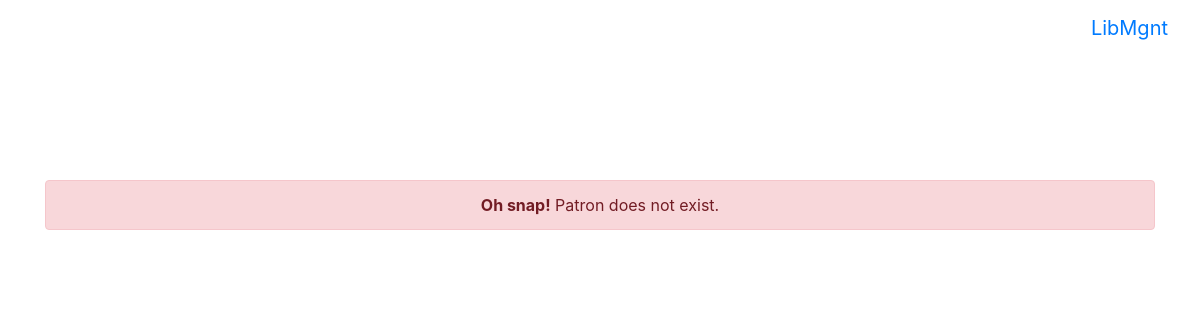
The page /patron/7 (signed in) on the database as committed earlier.
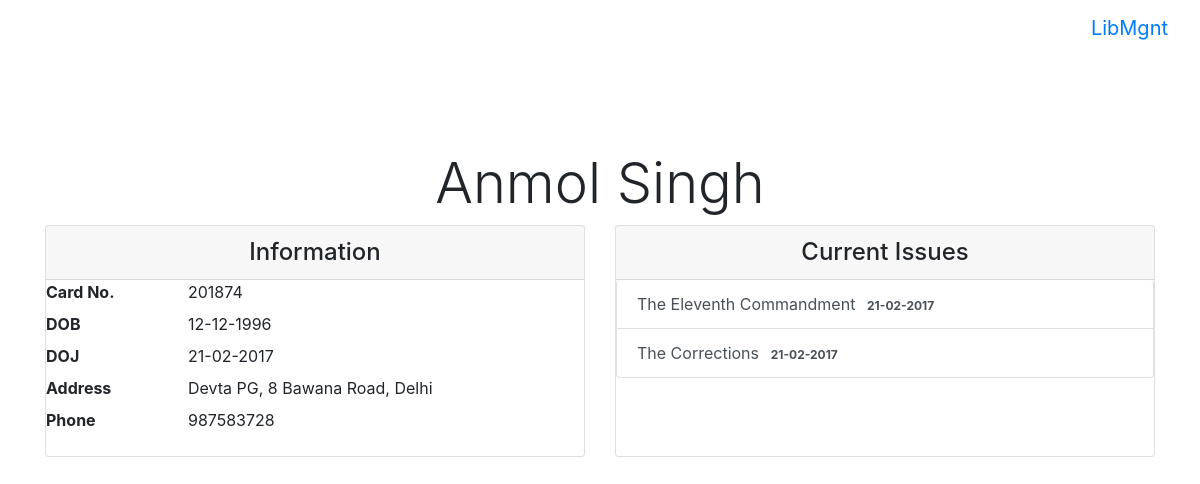
The same page on the database as committed later.
### tables this page shows
CREATE TABLE patron(
	id INTEGER PRIMARY KEY AUTOINCREMENT,
	cardNum INTEGER UNIQUE,
	name VARCHAR(50),
	dob DATE,
	doj DATE,
	address TEXT,
	phone VARCHAR(10),
	borrowLimit INTEGER DEFAULT 2);

CREATE TABLE issue(
	transID INTEGER PRIMARY KEY AUTOINCREMENT,
	bookID INTEGER,
	patronID INTEGER,
	librarianID INTEGER,
	issueDate DATE,
	FOREIGN KEY (bookID) REFERENCES book(id),
	FOREIGN KEY (patronID) REFERENCES patron(id),
	FOREIGN KEY (librarianID) REFERENCES librarian(id));

CREATE TABLE "book" (
	`id`	INTEGER PRIMARY KEY AUTOINCREMENT,
	`title`	VARCHAR(50) NOT NULL,
	`author`	VARCHAR(50) NOT NULL,
	`publishDate`	DATE,
	`publisher`	VARCHAR(50),
	`isbn13`	VARCHAR(13) UNIQUE,
	`supplierID`	INTEGER,
	FOREIGN KEY(`supplierID`) REFERENCES supplier ( id )
);

### server.py (the view)
@app.route("/patron/<int:patronID>")
@login_required
def patronInfo(patronID):
	payload = {}
	patron_exists = db_util.getPatronExistence(patronID)
	payload["patron_exists"] = patron_exists
	if patron_exists is True:
		payload["patron_info"] = db_util.queryPatron({"id":patronID})[0]
		payload["issues"] = db_util.getPatronIssues(patronID)
	return render_template("patroninfo.html", payload=payload)

### db_util.py (called while the page is built)
def getPatronIssues(patronID):
	try:
		cursor.execute(
			'''
			SELECT bookID,title,issueDate
			FROM issue,book
			WHERE bookID=book.id AND patronID=?;
			''', (patronID, ))
		issues = cursor.fetchall()
		return issues
	except Exception as e:
		print(e)
		return None

def queryPatron(params):
	clause = []
	if params.get("id") is not None and params.get("id") is not '':
		clause.append("id=:id")
	if params.get("name") is not None and params.get("name") is not '':
		clause.append("name LIKE '%{}%'".format(params.get("name")))
	if params.get("cardNum") is not None and params.get("cardNum") is not '':
		clause.append("id=:cardNum")
	if params.get("id") is not None and params.get("id") is not '':
		clause.append("id=:id")
	if clause:
		query = "SELECT * FROM patron WHERE {}".format(" AND ".join(clause))
	else:
		query = "SELECT * FROM patron"
	try:
		cursor.execute(query, params)
		patron_list = cursor.fetchall()
		return patron_list
	except Exception as e:
		print(e)
		return None

def getPatronExistence(patronID):
	try:
		cursor.execute('''SELECT COUNT(*) FROM patron WHERE id=?''', (patronID,))
		flag = cursor.fetchone()
		return flag[0] == 1
	except Exception as e:
		print(e)
		return None

### librarian.py (called while the page is built)
	def get(self, username):
		try:
			cursor.execute('''SELECT * FROM librarian WHERE username=:username''', (username, ))
			librarian = cursor.fetchone()
			self.librarianID = librarian[0]
			self.username = librarian[1]
			self.password = librarian[2]
			self.authenticated = False
			return self
		except Exception as e:
			print(e)
			return None

### server.py (called while the page is built)
@login_manager.user_loader
def user_loader(username):
	return Librarian().get(username)

### templates/patroninfo.html
{% extends "base.html" %}
{% block body %}
{% if payload.patron_exists %}
<div class="container-fluid" style="padding-top: 70px;">
	<h3 class="display-4 text-center">{{payload.patron_info[2]}}</h3>
	<div class="container">
		<div class="card-deck">
			<div class="card card-outline-primary">
				<h4 class="card-header text-center card-outline-primary">
					Information
				</h4>
				<div class="card-block">
					<dl class="row">
						<dt class="col-sm-3">Card No.</dt>
						<dd class="col-sm-9">{{payload.patron_info[1]}}</dd>
						<dt class="col-sm-3">DOB</dt>
						<dd class="col-sm-9">{{payload.patron_info[3]}}</dd>
						<dt class="col-sm-3">DOJ</dt>
						<dd class="col-sm-9">{{payload.patron_info[4]}}</dd>
						<dt class="col-sm-3">Address</dt>
						<dd class="col-sm-9">{{payload.patron_info[5]}}</dd>
						<dt class="col-sm-3">Phone</dt>
						<dd class="col-sm-9">{{payload.patron_info[6]}}</dd>
					</dl>
				</div>
			</div>
			<div class="card card-outline-primary">
				<h4 class="card-header text-center card-outline-primary">
					Current Issues
				</h4>
				<div class="list-group">
					{% for issue in payload.issues %}
					<a href="/book/{{issue[0]}}" class="list-group-item list-group-item-action justify-content-between">{{issue[1]}} <span class="badge badge-default badge-pill">{{issue[2]}}</span></a>
					{% endfor %}
				</div>
			</div>
		</div>
	</div>
</div>
{% else %}
<div class="container text-center" style="padding-top: 100px;">
	<div class="alert alert-danger" role="alert">
		<strong>Oh snap!</strong> Patron does not exist.
	</div>
</div>
{% endif %}
{% endblock %}

### templates/base.html (shortened to what this page needs)
<!DOCTYPE html>
<html lang="en">
<head>
  <link rel="stylesheet" href="https://maxcdn.bootstrapcdn.com/bootstrap/4.0.0-alpha.6/css/bootstrap.min.css">
  <link href="static/css/base.css" rel="stylesheet">
</head>
<body>
  <nav class="navbar navbar-toggleable-md navbar-inverse bg-inverse fixed-top">
    <button class="navbar-toggler navbar-toggler-right" type="button" data-toggle="collapse" data-target="#navbarsExampleDefault" aria-controls="navbarsExampleDefault" aria-expanded="false" aria-label="Toggle navigation">
      <span class="navbar-toggler-icon"></span>
    </button>
    <a class="navbar-brand" href="/">LibMgnt</a>
  </nav>
      {% block body %}
      {% endblock %}
  </body>
  </html>

### static/css/base.css (style rules this page uses)
body { padding-top: 5rem; }

Rows that differ between the two databases and show on the page:
added patron: name "Anmol Singh", cardNum "201874", dob "12-12-1996", doj "21-02-2017", address "Devta PG, 8 Bawana Road, Delhi", phone "987583728"
added issue: title "The Eleventh Commandment", issueDate "21-02-2017"
added issue: title "The Corrections", issueDate "21-02-2017"
Other text that changed with them:
text no longer shown: "Oh snap! Patron does not exist."
text now shown: "Information Card No. DOB DOJ Address Phone Current Issues"
